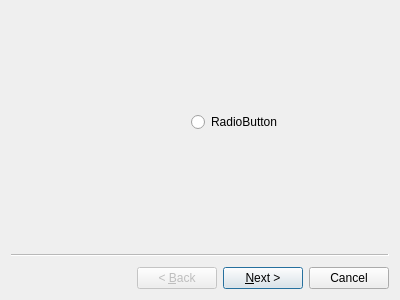
<?xml version="1.0" encoding="UTF-8"?>
<ui version="4.0">
 <class>TestWizard</class>
 <widget class="QWizard" name="TestWizard">
  <property name="geometry">
   <rect>
    <x>0</x>
    <y>0</y>
    <width>400</width>
    <height>300</height>
   </rect>
  </property>
  <property name="windowTitle">
   <string>Wizard</string>
  </property>
  <widget class="QWizardPage" name="wizardPage1">
   <widget class="QRadioButton" name="radioButton">
    <property name="geometry">
     <rect>
      <x>180</x>
      <y>100</y>
      <width>100</width>
      <height>22</height>
     </rect>
    </property>
    <property name="text">
     <string>RadioButton</string>
    </property>
   </widget>
  </widget>
  <widget class="QWizardPage" name="wizardPage2">
   <widget class="QPushButton" name="pushButton">
    <property name="geometry">
     <rect>
      <x>180</x>
      <y>140</y>
      <width>80</width>
      <height>24</height>
     </rect>
    </property>
    <property name="text">
     <string>PushButton</string>
    </property>
   </widget>
   <widget class="QLabel" name="label">
    <property name="geometry">
     <rect>
      <x>140</x>
      <y>80</y>
      <width>59</width>
      <height>16</height>
     </rect>
    </property>
    <property name="text">
     <string>YEEeeeeah</string>
    </property>
   </widget>
  </widget>
 </widget>
 <resources/>
 <connections/>
</ui>
